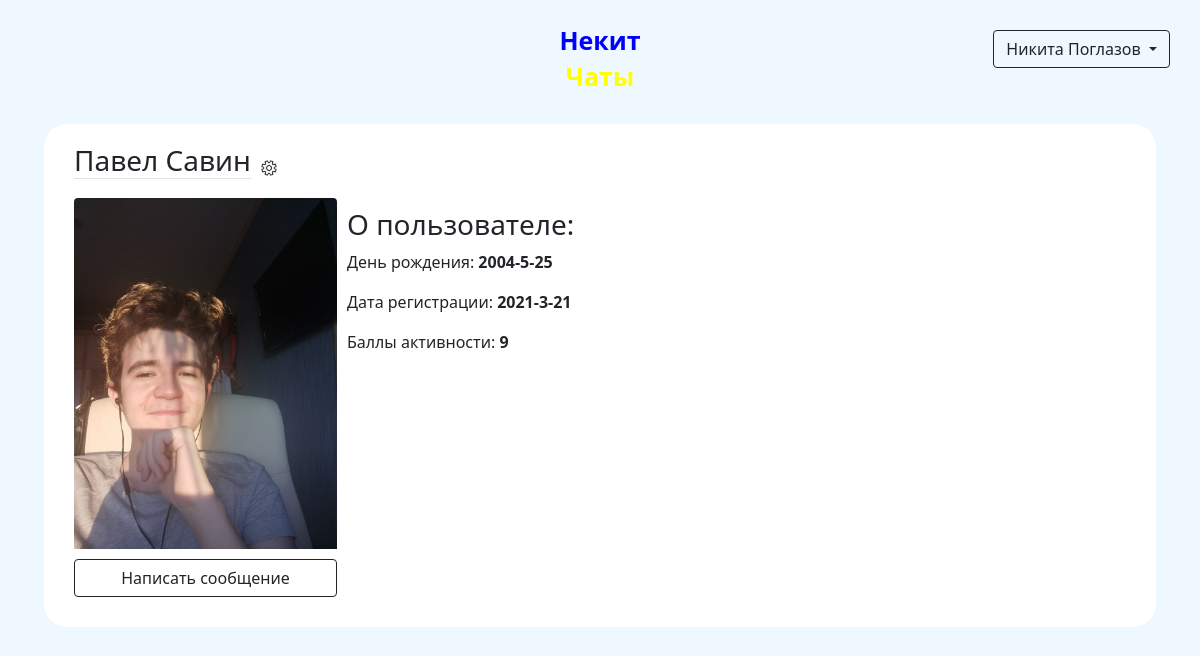
Page /profile/3 (signed in) on the committed database.
### data/models/user.py (models this page shows, shortened)
class User(SqlAlchemyBase, UserMixin, SerializerMixin):
    __tablename__ = 'users'
    id = Column(Integer, autoincrement=True, primary_key=True)
    name = Column(String)
    surname = Column(String)
    birthday = Column(DateTime)
    email = Column(String, unique=True)
    phone_number = Column(String, unique=True)
    hashed_password = Column(String)
    registration_time = Column(DateTime, default=datetime.now)
    rating = Column(Integer, default=0)

### main.py (the view)
@app.route('/profile/<int:user_id>')
@login_required
def show_profile(user_id):
    session = create_session()
    user = session.query(User).filter(User.id == user_id).first()
    pic = session.query(Avatar).filter(Avatar.refers_to == user_id).first()
    if pic:
        profile_pic = url_for('static', filename=f"avatars/{pic.link}")
    else:
        profile_pic = url_for('static', filename='avatars/anon.png')
    return render_template('profile.html', user=user, pic=profile_pic)

### data/db_session.py (called while the page is built)
def create_session() -> Session:
    global __factory
    return __factory()

### main.py (called while the page is built)
@login_manager.user_loader
def load_user(user_id):
    session = create_session()
    return session.query(User).get(user_id)

### templates/profile.html
{% extends "base.html" %}
{% block content %}
<form class="clearfix">
    <div class="clearfix">
        <div class="clearfix">
            <h3 class="border-bottom float-start">{{ user.name }} {{ user.surname }}</h3>
                <a class="float-start" href="/profile/{{ current_user.id }}/settings">
                    <div><img src="/static/img/settings.png" width="16px" height="16px"></div>
                </a>
        </div>
        <div class="clearfix">
            <img src="{{ pic }}" class="profile-pic rounded-top w-25 h-25 float-start" alt="Упс! Аватарка не найдена!">
            <div class="float-start">
                <h3>О пользователе:</h3>
                <p>День рождения: <b>{{ user.birthday.year }}-{{ user.birthday.month }}-{{ user.birthday.day }}</b></p>
                <p>Дата регистрации: <b>{{ user.registration_time.year }}-{{ user.registration_time.month }}-{{ user.registration_time.day }}</b></p>
                <p>Баллы активности: <b>{{ user.rating }}</b></p>
            </div>
        </div>
        <div>
            {% if user.id == current_user.id %}
                <a class="btn btn-outline-dark w-25 rounded-bottom" href="/profile/{{ current_user.id }}/avatar">Сменить аватарку</a>
            {% else %}
                <a class="btn btn-outline-dark w-25 rounded-bottom" href="/conversation/{{ user.id }}#bottom">Написать сообщение</a>
            {% endif %}
        </div>
    </div>
</form>
{% endblock %}

### templates/base.html (shortened to what this page needs)
<!DOCTYPE html>
<html lang="en">
<head>
    <link rel="stylesheet" href="/static/css/style.css">
    <link rel="stylesheet" href="https://cdn.jsdelivr.net/npm/bootstrap@5.0.0-beta1/dist/css/bootstrap.min.css"
>
</head>
<body>
<div class="header clearfix">
    {% if current_user.is_authenticated %}
        <div class="dropdown float-end">
            <button class="btn btn-outline-dark dropdown-toggle" type="button" id="dropdownMenuButton" data-toggle="dropdown" aria-haspopup="true" aria-expanded="false">
                {{ current_user.name }} {{ current_user.surname }}
            </button>
        </div>
    {% else %}
        <a class="btn btn-outline-dark register float-end" href="/register">Зарегистрироваться</a>
        <a class="btn btn-outline-dark login float-end" href="/login">Войти</a>
    {% endif %}
    <div class="logo">
        <a href="/">
            <p class="nekit">Некит</p>
            <p class="chats">Чаты</p>
        </a>
    </div>
</div>
<main role="main" class="container clearfix">
    {% block content %}{% endblock %}
</main>
</body>
</html>

### static/css/style.css (style rules this page uses)
body { background-color: aliceblue !important; }
.logo { text-align: center; margin-left: auto; margin-right: auto; margin-top: 10px; margin-bottom: 10px; max-width: 150px; font-size: 25px; font-weight: 700; line-height: 20px; }
a { text-decoration: none !important; }
.header { background-color: aliceblue; margin-bottom: 10px; padding: 10px; }
.nekit { color: blue; }
.chats { color: yellow; }
div { margin: 10px; }
form { margin-left: auto; margin-right: auto; background-color: white; border: solid 2px aliceblue; border-radius: 25px; padding: 10px; }

### rows in the picture
User: name "Никита", surname "Поглазов"
User: name "Павел", surname "Савин", birthday.year "2004", birthday.month "5", birthday.day "25", registration_time.year "2021", registration_time.month "3", registration_time.day "21", rating "9"
